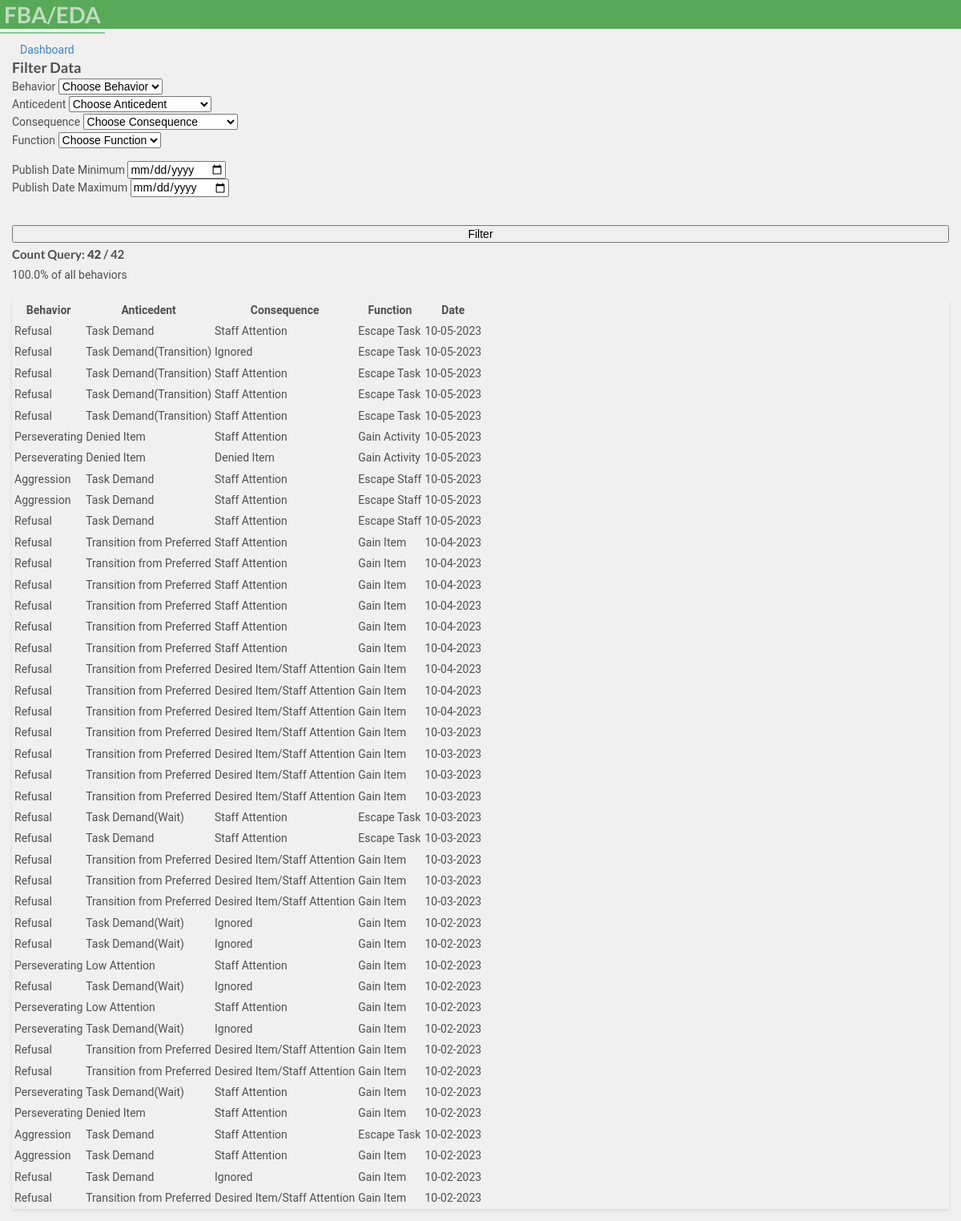
Page /filter_data/2/ on the committed database.
### bip/models.py (models this page shows, shortened)
class Case(models.Model):
        student= models.ForeignKey(Student,on_delete=models.CASCADE)
        behavior = models.ForeignKey(Behavior, on_delete=models.CASCADE)
        user = models.ForeignKey(User, on_delete=models.CASCADE, default=None)
        anticedent = models.ForeignKey(Anticedent,on_delete=models.CASCADE, verbose_name='Antecedent')
        function = models.ForeignKey(Function,on_delete=models.CASCADE)
        consequence = models.ForeignKey(Consequence,on_delete=models.CASCADE)
        enviroment = models.ForeignKey(Enviroment,on_delete=models.CASCADE, null=True, blank=True, verbose_name='Setting')
        date_created = models.DateField(null=True, blank=True, default=timezone.now)
        duration = models.PositiveIntegerField(null=True, blank=True, verbose_name='Duration')
        time = models.TimeField(null=True, blank=True)
        frequency = models.PositiveIntegerField(null=True, blank=True,  default=1, verbose_name='Frequency')
        class Meta:
            ordering = ['-date_created']

class Behavior(models.Model):
        behaviorincident = models.CharField(max_length=30,verbose_name= 'Behavior')
        behavior_definition = models.CharField(null=True, blank=True, max_length=1000,verbose_name= 'Behavior Definition')
        student= models.ForeignKey(Student,on_delete=models.CASCADE)
        user = models.ForeignKey(User, on_delete=models.CASCADE,  default=None)
        def __str__(self):
          return self.behaviorincident

class Anticedent(models.Model):
        anticedentincident = models.CharField(max_length=50,verbose_name= 'Antecedent', null=True, blank=True)
        student= models.ForeignKey(Student,on_delete=models.CASCADE)
        anticedent_definition = models.CharField(null=True, blank=True, max_length=1000, verbose_name= 'Antecedent Definition')
        user = models.ForeignKey(User, on_delete=models.CASCADE,  default=None)
        def __str__(self):
          return self.anticedentincident

class Consequence(models.Model):
        behaviorconsequence = models.CharField(max_length=30, null=True, blank=True,verbose_name= 'Consequence')
        student= models.ForeignKey(Student,on_delete=models.CASCADE)
        user = models.ForeignKey(User, on_delete=models.CASCADE,  default=None)
        def __str__(self):
          return self.behaviorconsequence

class Function(models.Model):
        behaviorfunction = models.CharField(max_length=30, null=True, blank=True,verbose_name= 'Function')
        student= models.ForeignKey(Student,on_delete=models.CASCADE)
        user = models.ForeignKey(User, on_delete=models.CASCADE,  default=None)
        def __str__(self):
          return self.behaviorfunction

### bip/views.py (the view)
# urls.py: path('filter_data/<pk>/', views.filter_data, name='filter_data'),
def filter_data(request, pk):
    student = get_object_or_404(Student, pk=pk)
    student_cases = student.case_set.all()
    behavior_query = request.GET.get('behavior')
    anticedent_query = request.GET.get('anticedent')
    consequence_query = request.GET.get('consequence')
    function_query = request.GET.get('function')
    date_min = request.GET.get('date_min')
    date_max = request.GET.get('date_max')
    qs = student_cases
    if is_valid_queryparam(behavior_query) and behavior_query != 'Choose Behavior':
        qs = qs.filter(Q(behavior__behaviorincident=behavior_query))
    if is_valid_queryparam(anticedent_query) and anticedent_query != 'Choose Anticedent':
        qs = qs.filter(Q(anticedent__anticedentincident=anticedent_query))
    if is_valid_queryparam(consequence_query) and consequence_query != 'Choose Consequence':
        qs = qs.filter(Q(consequence__behaviorconsequence=consequence_query))
    if is_valid_queryparam(function_query) and function_query != 'Choose Function':
        qs = qs.filter(Q(function__behaviorfunction=function_query))
    if is_valid_queryparam(date_min):
        qs = qs.filter(Q(date_created__gte=date_min))
    if is_valid_queryparam(date_max):
        qs = qs.filter(Q(date_created__lt=date_max))
    qs_count = qs.count()
    total_beh = student_cases.count()
    beh_devide = (qs_count / total_beh) * 100 if total_beh else None
    context = {
        'queryset': qs,
        'student_cases': student_cases,
        'behaviorset': student.behavior_set.all(),
        'anticedentset': student.anticedent_set.all(),
        'functionset': student.function_set.all(),
        'consequenceset': student.consequence_set.all(),
        'case': Case.objects.all(),
        'qs_count': qs_count,
        'student': student,
        'values': request.GET,
        'total_beh': total_beh,
        'beh_devide': beh_devide
    }
    return render(request, 'bip/filter_data.html', context)

### bip/context_processors.py (called while the page is built)
def user_context(request):
    user = get_user(request)
    return {'user': user}

### bip/views.py (called while the page is built)
def is_valid_queryparam(param):
    return param != '' and param is not None

### bip/templates/bip/filter_data.html (shortened to what this page needs)
{% extends 'partials/base.html' %}
{% block content %}
{% load crispy_forms_tags %}
<div class="container mt-4">
  <a class="btn btn-outline-info btn-sm btn-block" href="{% url 'bip:dashboard' student.id %}">Dashboard</a>
<br>
  <div class="text-center mb-4">
    <h3>Filter Data</h3>
  </div>
  <form method="GET" action="." class="filter-form">
    <div class="form-row">
      <div class="form-group col-md-2">
        <label for="behavior">Behavior</label>
        <select id="behavior" class="form-control" name="behavior">
          <option selected>Choose Behavior</option>
        </select>
      </div>
      <div class="form-group col-md-2">
        <label for="anticedent">Anticedent</label>
        <select id="anticedent" class="form-control" name="anticedent">
          <option selected>Choose Anticedent</option>
        </select>
      </div>
      <div class="form-group col-md-2">
        <label for="consequence">Consequence</label>
        <select id="consequence" class="form-control" name="consequence">
          <option selected>Choose Consequence</option>
        </select>
      </div>
      <div class="form-group col-md-2">
        <label for="function">Function</label>
        <select id="function" class="form-control" name="function">
          <option selected>Choose Function</option>
        </select>
      </div>
    </div>
    <div class="form-row">
      <div class="form-group col-md-2 col-lg-2">
        <label for="publishDateMin">Publish Date Minimum</label>
        <input type="date" class="form-control" id="publishDateMin" name="date_min">
      </div>
      <div class="form-group col-md-2 col-lg-2">
        <label for="publishDateMax">Publish Date Maximum</label>
        <input type="date" class="form-control" id="publishDateMax" name="date_max">
      </div>
    </div>
    <button type="submit" class="btn btn-success btn-filter">Filter</button>
  </form>
  <div class="query-count text-center my-4">
    <h4>Count Query: <b>{{ qs_count }}</b> / {{ total_beh }}</h4>
    <p>{{ beh_devide|floatformat:1 }}% of all behaviors</p>
  </div>
  <div class="row">
    <div class="col-md">
      <div class="card">
        <div class="card-body">
          <table class="table table-hover">
            <tr>
              <th>Behavior</th>
              <th>Anticedent</th>
              <th>Consequence</th>
              <th>Function</th>
              <th>Date</th>
            </tr>
            {% for attributes in queryset %}
            <tr>
              <td>{{ attributes.behavior }}</td>
              <td>{{ attributes.anticedent }}</td>
              <td>{{ attributes.consequence }}</td>
              <td>{{ attributes.function }}</td>
              <td>{{ attributes.date_created|date:'m-d-Y' }}</td>
            </tr>
            {% endfor %}
          </table>
        </div>
      </div>
    </div>
  </div>
</div>
{% endblock %}

### bip/templates/partials/base.html (shortened to what this page needs)
{% load static %}
<!DOCTYPE html>
<html lang="en">
  <head>
    <link
      rel="stylesheet"
      href="https://cdn.jsdelivr.net/npm/bootstrap@4.6.1/dist/css/bootstrap.min.css"integrity="sha384-zCbKRCUGaJDkqS1kPbPd7TveP5iyJE0EjAuZQTgFLD2ylzuqKfdKlfG/eSrtxUkn"crossorigin="anonymous"
    />
    <link rel="stylesheet" type='text/css' href="https://cdnjs.cloudflare.com/ajax/libs/semantic-ui/2.2.14/semantic.min.css">
    <link rel="stylesheet" type="text/css" href="{% static 'css/style.css' %} ">
  </head>
  <body>
    {% load crispy_forms_tags %}
    {% include 'partials/nav.html'%} {% block content %} {% endblock %}
  </body>
</html>

### bip/templates/partials/nav.html (shortened to what this page needs)
  <nav class="navbar navbar-dark ">
          <div class="navbar navbar-expand-lg">
                    {% if user.is_authenticated  %}
                    <div class="navbar-new">
                    <h1 class="logo"> <a class="colorwhite" href="">FBA/EDA ({{ user.username }})</a></h1>
          </div>
              <a class='colorwhite' class="nav-item nav-link" href="{% url 'bip:logout' %}"  >Log out</a>
          </div>
                 <div class="navbar-nav ml-auto">
              <a class="nav-item nav-link" href="{% url 'bip:create_student' %}">Add Case</a>
              <a class="nav-item nav-link" href="{% url 'bip:for_user' username=user.username %}">Case List</a>
                </div>
        {% else %}
        <div class="navbar navbar-expand-lg">
          <div class="navbar-new">
          <h1 class="logo"> <a class="colorwhite" href="">FBA/EDA</a></h1>
</div>
</div>
        {% endif %}
</nav>

### staticfiles/static_cdn/static_root/css/style.css (style rules this page uses)
body { background: white; }
.navbar { opacity: 0.8; transition: 0.5s; background-color: #393; color: white; opacity: 0.8; transition: 0.5s; }
.navbar .colorwhite { color: white; ; text-decoration: none; padding: 5px; }

### bip/templates/bip/filter_data.html (style rules this page uses)
body { font-family: 'Roboto', sans-serif; background-color: #f0f0f0; color: #505050; line-height: 1.6; }
.container { max-width: 1200px; margin: auto; padding: 15px; }
.filter-form .form-row { margin-bottom: 15px; }
.form-group { margin-right: 10px; }
.btn-filter { margin-top: 20px; width: 100%; }
.query-count h4, .query-count p { margin: 5px 0; }
.card { box-shadow: 0 2px 4px rgba(0, 0, 0, 0.1); }
.table { margin-top: 20px; }
.btn-outline-info { width: 100%; padding: 10px; margin-bottom: 20px; }

### rows in the picture
Case: behavior "Refusal", anticedent "Task Demand", consequence "Staff Attention", function "Escape Task", date_created "10-05-2023"
Case: behavior "Refusal", anticedent "Task Demand(Transition)", consequence "Ignored", function "Escape Task", date_created "10-05-2023"
Case: behavior "Refusal", anticedent "Task Demand(Transition)", consequence "Staff Attention", function "Escape Task", date_created "10-05-2023"
Case: behavior "Refusal", anticedent "Task Demand(Transition)", consequence "Staff Attention", function "Escape Task", date_created "10-05-2023"
Case: behavior "Refusal", anticedent "Task Demand(Transition)", consequence "Staff Attention", function "Escape Task", date_created "10-05-2023"
Case: behavior "Perseverating", anticedent "Denied Item", consequence "Staff Attention", function "Gain Activity", date_created "10-05-2023"
Case: behavior "Perseverating", anticedent "Denied Item", consequence "Denied Item", function "Gain Activity", date_created "10-05-2023"
Case: behavior "Aggression", anticedent "Task Demand", consequence "Staff Attention", function "Escape Staff", date_created "10-05-2023"
Case: behavior "Aggression", anticedent "Task Demand", consequence "Staff Attention", function "Escape Staff", date_created "10-05-2023"
Case: behavior "Refusal", anticedent "Task Demand", consequence "Staff Attention", function "Escape Staff", date_created "10-05-2023"
Case: behavior "Refusal", anticedent "Transition from Preferred", consequence "Staff Attention", function "Gain Item", date_created "10-04-2023"
Case: behavior "Refusal", anticedent "Transition from Preferred", consequence "Staff Attention", function "Gain Item", date_created "10-04-2023"
Case: behavior "Refusal", anticedent "Transition from Preferred", consequence "Staff Attention", function "Gain Item", date_created "10-04-2023"
Case: behavior "Refusal", anticedent "Transition from Preferred", consequence "Staff Attention", function "Gain Item", date_created "10-04-2023"
Case: behavior "Refusal", anticedent "Transition from Preferred", consequence "Staff Attention", function "Gain Item", date_created "10-04-2023"
Case: behavior "Refusal", anticedent "Transition from Preferred", consequence "Staff Attention", function "Gain Item", date_created "10-04-2023"
Case: behavior "Refusal", anticedent "Transition from Preferred", consequence "Desired Item/Staff Attention", function "Gain Item", date_created "10-04-2023"
Case: behavior "Refusal", anticedent "Transition from Preferred", consequence "Desired Item/Staff Attention", function "Gain Item", date_created "10-04-2023"
Case: behavior "Refusal", anticedent "Transition from Preferred", consequence "Desired Item/Staff Attention", function "Gain Item", date_created "10-04-2023"
Case: behavior "Refusal", anticedent "Transition from Preferred", consequence "Desired Item/Staff Attention", function "Gain Item", date_created "10-03-2023"
Case: behavior "Refusal", anticedent "Transition from Preferred", consequence "Desired Item/Staff Attention", function "Gain Item", date_created "10-03-2023"
Case: behavior "Refusal", anticedent "Transition from Preferred", consequence "Desired Item/Staff Attention", function "Gain Item", date_created "10-03-2023"
Case: behavior "Refusal", anticedent "Transition from Preferred", consequence "Desired Item/Staff Attention", function "Gain Item", date_created "10-03-2023"
Case: behavior "Refusal", anticedent "Task Demand(Wait)", consequence "Staff Attention", function "Escape Task", date_created "10-03-2023"
Case: behavior "Refusal", anticedent "Task Demand", consequence "Staff Attention", function "Escape Task", date_created "10-03-2023"
Case: behavior "Refusal", anticedent "Transition from Preferred", consequence "Desired Item/Staff Attention", function "Gain Item", date_created "10-03-2023"
Case: behavior "Refusal", anticedent "Transition from Preferred", consequence "Desired Item/Staff Attention", function "Gain Item", date_created "10-03-2023"
Case: behavior "Refusal", anticedent "Transition from Preferred", consequence "Desired Item/Staff Attention", function "Gain Item", date_created "10-03-2023"
Case: behavior "Refusal", anticedent "Task Demand(Wait)", consequence "Ignored", function "Gain Item", date_created "10-02-2023"
Case: behavior "Refusal", anticedent "Task Demand(Wait)", consequence "Ignored", function "Gain Item", date_created "10-02-2023"
Case: behavior "Perseverating", anticedent "Low Attention", consequence "Staff Attention", function "Gain Item", date_created "10-02-2023"
Case: behavior "Refusal", anticedent "Task Demand(Wait)", consequence "Ignored", function "Gain Item", date_created "10-02-2023"
Case: behavior "Perseverating", anticedent "Low Attention", consequence "Staff Attention", function "Gain Item", date_created "10-02-2023"
Case: behavior "Perseverating", anticedent "Task Demand(Wait)", consequence "Ignored", function "Gain Item", date_created "10-02-2023"
Case: behavior "Refusal", anticedent "Transition from Preferred", consequence "Desired Item/Staff Attention", function "Gain Item", date_created "10-02-2023"
Case: behavior "Refusal", anticedent "Transition from Preferred", consequence "Desired Item/Staff Attention", function "Gain Item", date_created "10-02-2023"
Case: behavior "Perseverating", anticedent "Task Demand(Wait)", consequence "Staff Attention", function "Gain Item", date_created "10-02-2023"
Case: behavior "Perseverating", anticedent "Denied Item", consequence "Staff Attention", function "Gain Item", date_created "10-02-2023"
Case: behavior "Aggression", anticedent "Task Demand", consequence "Staff Attention", function "Escape Task", date_created "10-02-2023"
Case: behavior "Aggression", anticedent "Task Demand", consequence "Staff Attention", function "Gain Item", date_created "10-02-2023"
Case: behavior "Refusal", anticedent "Task Demand", consequence "Ignored", function "Gain Item", date_created "10-02-2023"
Case: behavior "Refusal", anticedent "Transition from Preferred", consequence "Desired Item/Staff Attention", function "Gain Item", date_created "10-02-2023"

### other values in the picture
{{ qs_count }} "42"
{{ total_beh }} "42"
{{ beh_devide|floatformat:1 }} "100.0"
